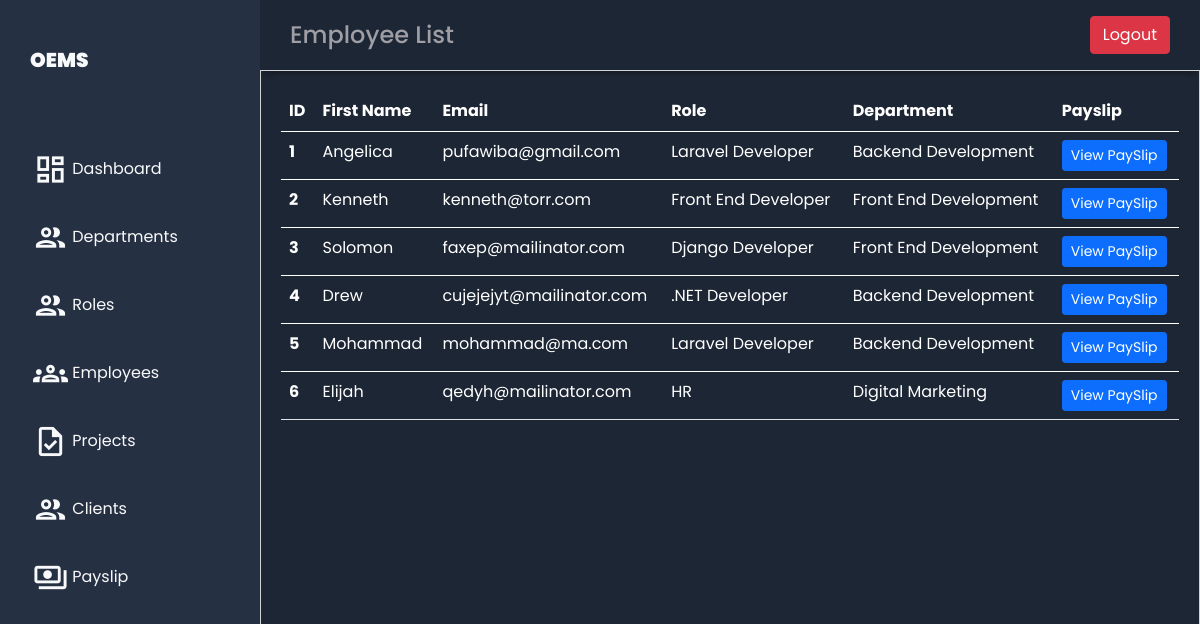
Page /employee_list/ on the committed database.
### emp_app/models.py (models this page shows, shortened)
class Employee(models.Model):
    first_name = models.CharField(max_length=100, null=False)
    last_name = models.CharField(max_length=100)
    email = models.EmailField(max_length=100,blank= True)
    dept = models.ForeignKey(Department, on_delete=models.CASCADE)
    role = models.ForeignKey(Role, on_delete=models.CASCADE, blank=True, null=True)
    salary = models.IntegerField(default=0)
    bonus = models.IntegerField(default=0)
    phone = models.IntegerField(default=0)
    hire_date = models.DateTimeField(blank = True, null = True)

class Role(models.Model):
    role_name = models.CharField(max_length=100)
    def __str__(self):
        return self.role_name

class Department(models.Model):
    dept_name = models.CharField(max_length=100)
    def __str__(self):
        return self.dept_name

### emp_app/views.py (the view)
# urls.py: path('employee_list/',employee_list, name='employee_list'),
def employee_list(request):
    emps = Employee.objects.all()
    context = {
        'emps': emps
    }
    return render(request, 'payroll/employee_list.html', context)

### templates/payroll/employee_list.html (shortened to what this page needs)
{% extends "employees/base.html" %}
{% load static %}
{% block header %}Employee List{% endblock %}
{% block content %}
<link rel="stylesheet" href="{% static '/css/view_all_emp.css' %}">
<main class="main-container">
    <table class="table text-white">
        <thead>
          <tr>
            <th scope="col">ID</th>
            <th scope="col">First Name</th>
            <th scope="col">Email</th>
            <th scope="col">Role</th>
            <th scope="col">Department</th>
            <th scope="col">Payslip</th>
          </tr>
        </thead>
          {% for emp in emps %}
        <tbody>
          <tr>
            <th scope="row">{{forloop.counter}}</th>
            <td>{{emp.first_name}}</td>
            <td>{{emp.email}}</td>
            <td>{{emp.role}}</td>
            <td>{{emp.dept}}</td>
            <td><a class="btn btn-primary btn-sm float-right" href="{% url 'payslip' emp.id %}">View PaySlip</a></td>
          </tr>
          {% endfor %}
        </tbody>
      </table>
</main>
{% endblock %}

### static/css/base.css (style rules this page uses)
body { margin: 0; padding: 0; background-color: #1d2634; color: #9e9ea4; font-family: 'Poppins', sans-serif; }

### static/css/view_all_emp.css (style rules this page uses)
.main-container { grid-area: main; overflow-y: auto; padding: 20px 20px; color: rgba(255, 255, 255, 0.95); border: 1px solid #d1d1d6; }

### rows in the picture
Employee: first_name "Angelica", email "pufawiba@gmail.com", role "Laravel Developer", dept "Backend Development"
Employee: first_name "Kenneth", email "kenneth@torr.com", role "Front End Developer", dept "Front End Development"
Employee: first_name "Solomon", email "faxep@mailinator.com", role "Django Developer", dept "Front End Development"
Employee: first_name "Drew", email "cujejejyt@mailinator.com", role ".NET Developer", dept "Backend Development"
Employee: first_name "Mohammad", email "mohammad@ma.com", role "Laravel Developer", dept "Backend Development"
Employee: first_name "Elijah", email "qedyh@mailinator.com", role "HR", dept "Digital Marketing"
